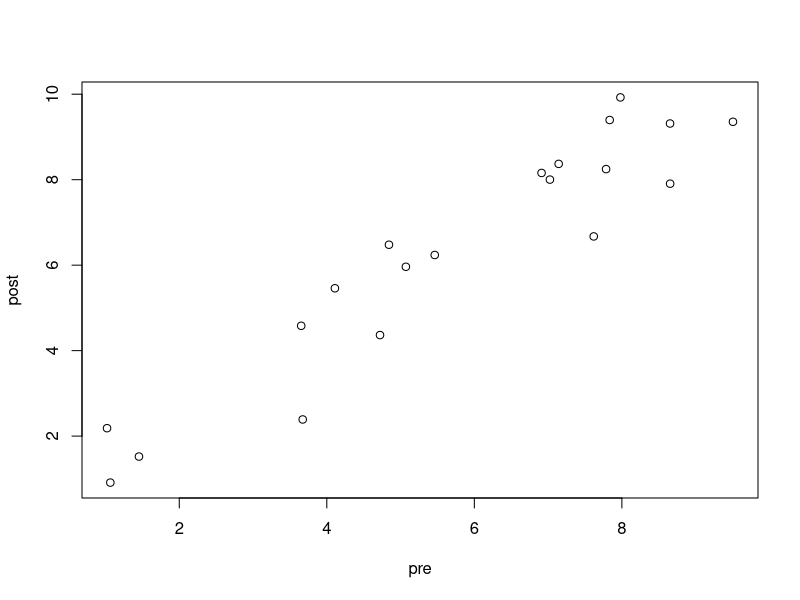
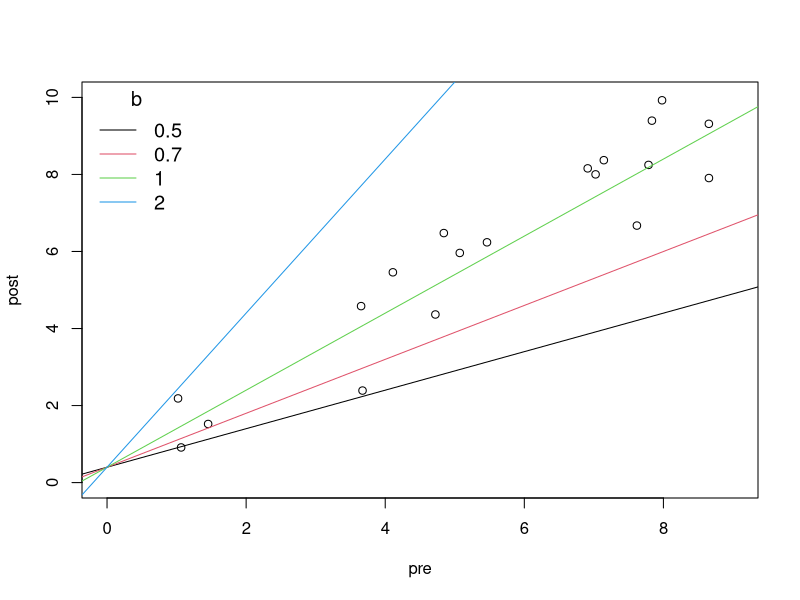
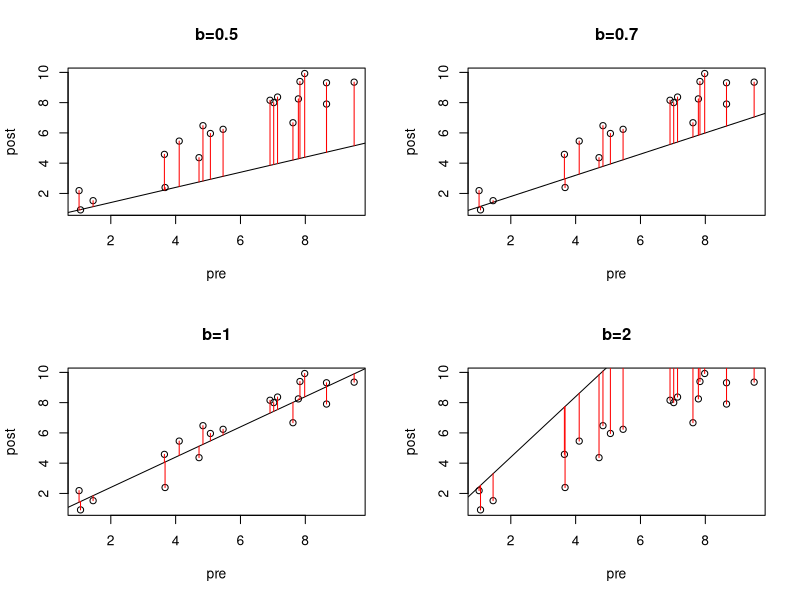
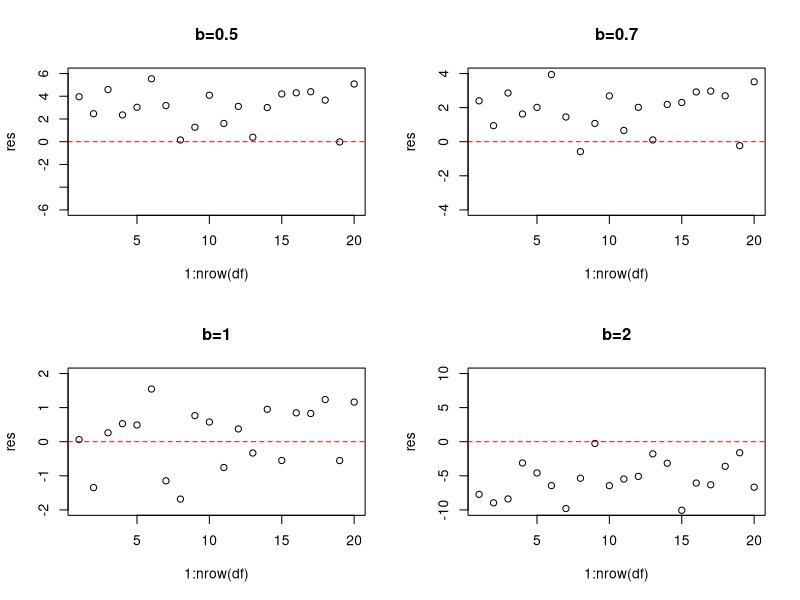
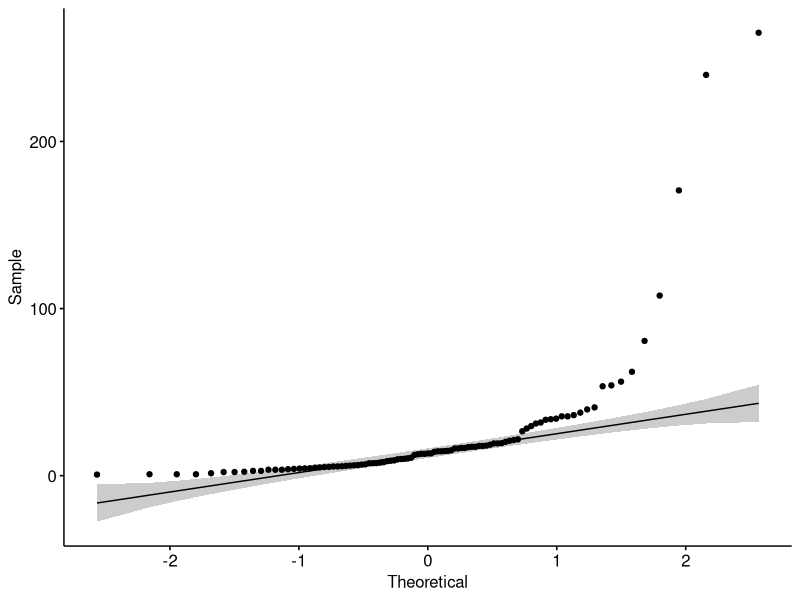
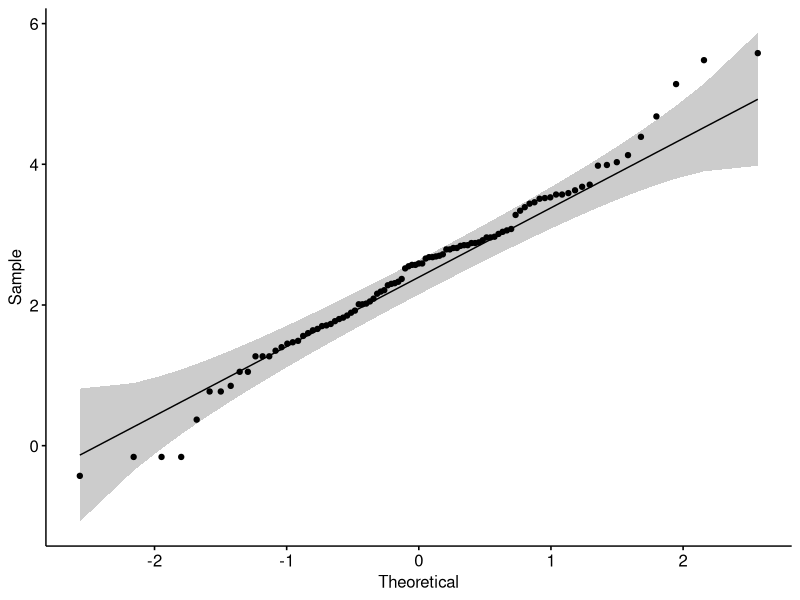

R code for these plots, in order: (Note: this script raises an error after producing the figures.)
## ---- chunk 1
knitr::opts_chunk$set(echo = TRUE)
## ---- chunk 2
# install.packages("pwr")
library(pwr)

### Effect size: magnitude of the effect under the alternative hypothesis
# The larger the effect size, the easier it is to detect an effect and require fewer samples
### Power: probability of correctly rejecting the null hypothesis if it is false
# The higher the power, the more likely it is to detect an effect if it is present and the more samples needed
# Standard setting for power is 0.80
### Significance level (alpha): probability of falsely rejecting the null hypothesis even though it is true
# The lower the significance level, the more likely it is to avoid a false positive and
# the more samples needed
# Standard setting for alpha is 0.05

?cor.test

### Correlation
?pwr.r.test
# r=correlation
# sig.level=significant level
# power=power of test

# effect size >>> 0.1=small, 0.3=medium, and 0.5 large

# Is there a correlation between hours studied and test score?
# assuming large correlation
pwr.r.test(r=0.5, sig.level=0.05, power=0.80)

# calculating power
pwr.r.test(n = 50, r=0.5, sig.level=0.05)
pwr.r.test(n = 10, r=0.5, sig.level=0.05)


### Two-sample t-test
?pwr.t.test
# d=effect size
# sig.level=significant level
# power=power of test
# type=type of test

# effect size >>> 0.2=small, 0.5=medium, and 0.8 large
# effect size calculation >>> Cohen's D

# Are the average body temperatures of women and men different?
# assuming medium effect size
pwr.t.test(d=0.5, sig.level=0.05, power=0.80, type="two.sample", alternative="two.sided")

# small effect size
pwr.t.test(d=0.2, sig.level=0.05, power=0.80, type="two.sample", alternative="two.sided")

# large effect size
pwr.t.test(d=0.8, sig.level=0.05, power=0.80, type="two.sample", alternative="two.sided")


# Is the average body temperature higher in women than in men?
pwr.t.test(d=0.5, sig.level=0.05, power=0.80, type="two.sample", alternative="greater")

### One-way ANOVA
?pwr.anova.test
# k=number of groups
# f=effect size
# sig.level=significant level
# power=power of test


# effect size >>> 0.1=small, 0.25=medium, and 0.4 large

# Is there a difference in disease incidence across 6 different cities?
# assuming small effect size
pwr.anova.test(k = 6 , f = 0.1 , sig.level = 0.05 , power = 0.80)


### Chi-squared test
?pwr.chisq.test
# w=effect size
# df=degrees of freedom
# sig.level=significant level
# power=power of test


# effect size >>> 0.1=small, 0.3=medium, and 0.5 large


# Does the observed proportions of phenotypes from a genetics experiment different from the expected 9:3:3:1?

# aassuming medium effect
# df = 4 (phenotypes) – 1 = 3
pwr.chisq.test(w=0.3, df=3, sig.level=0.05, power=0.80)


### Linear Regression
?pwr.f2.test
# u=numerator degrees of freedom
# v=denominator degrees of freedom
# f2=effect size
# sig.level=significant level
# power=power of test

# effect size >>> 0.02=small, 0.15=medium, and 0.35 large

# Can height, age, and time spent at the gym, predict weight in adult males?
# assuming medium effect size
(res <- pwr.f2.test(u = 3, f2 = 0.15, sig.level = 0.05, power = 0.8))
res$v + 4 #(tot. num. of variables)### Correlation
?pwr.r.test
# r=correlation
# sig.level=significant level
# power=power of test

# effect size >>> 0.1=small, 0.3=medium, and 0.5 large

# Is there a correlation between hours studied and test score?
# assuming large correlation
pwr.r.test(r=0.5, sig.level=0.05, power=0.80)

# calculating power
pwr.r.test(n = 50, r=0.5, sig.level=0.05)
pwr.r.test(n = 10, r=0.5, sig.level=0.05)


### Two-sample t-test
?pwr.t.test
# d=effect size
# sig.level=significant level
# power=power of test
# type=type of test

# effect size >>> 0.2=small, 0.5=medium, and 0.8 large
# effect size calculation >>> Cohen's D

# Are the average body temperatures of women and men different?
# assuming medium effect size
pwr.t.test(d=0.5, sig.level=0.05, power=0.80, type="two.sample", alternative="two.sided")

# small effect size
pwr.t.test(d=0.2, sig.level=0.05, power=0.80, type="two.sample", alternative="two.sided")

# large effect size
pwr.t.test(d=0.8, sig.level=0.05, power=0.80, type="two.sample", alternative="two.sided")


# Is the average body temperature higher in women than in men?
pwr.t.test(d=0.5, sig.level=0.05, power=0.80, type="two.sample", alternative="greater")

### One-way ANOVA
?pwr.anova.test
# k=number of groups
# f=effect size
# sig.level=significant level
# power=power of test


# effect size >>> 0.1=small, 0.25=medium, and 0.4 large

# Is there a difference in disease incidence across 6 different cities?
# assuming small effect size
pwr.anova.test(k = 6 , f = 0.1 , sig.level = 0.05 , power = 0.80)


### Chi-squared test
?pwr.chisq.test
# w=effect size
# df=degrees of freedom
# sig.level=significant level
# power=power of test


# effect size >>> 0.1=small, 0.3=medium, and 0.5 large


# Does the observed proportions of phenotypes from a genetics experiment different from the expected 9:3:3:1?

# aassuming medium effect
# df = 4 (phenotypes) – 1 = 3
pwr.chisq.test(w=0.3, df=3, sig.level=0.05, power=0.80)


### Linear Regression
?pwr.f2.test
# u=numerator degrees of freedom
# v=denominator degrees of freedom
# f2=effect size
# sig.level=significant level
# power=power of test

# effect size >>> 0.02=small, 0.15=medium, and 0.35 large

# Can height, age, and time spent at the gym, predict weight in adult males?
# assuming medium effect size
(res <- pwr.f2.test(u = 3, f2 = 0.15, sig.level = 0.05, power = 0.8))
res$v + 4 #(tot. num. of variables)
## ---- chunk 3
pre_post_df <- read.csv("../data/pre_post_data.csv")
dim(pre_post_df)
head(pre_post_df, 3)
## ---- chunk 4
plot(post~pre, data = pre_post_df)
## ---- chunk 5
plot(post~pre, data = pre_post_df, xlim = c(0, 9), ylim = c(0, 10))
# y = bx + a
abline(a = .4, b = .5, col = 1)
abline(a = .4, b = .7, col = 2)
abline(a = .4, b = 1, col = 3)
abline(a = .4, b = 2, col = 4)

legend("topleft", legend = c(.5, .7, 1, 2), title = "b", col = 1:4, cex = 1.2, bty = "n", lty = 1)
## ---- chunk 6
plot_residual_dist <- function(df, b, a =.4, col = 1) {
    plot(post~pre, data = df, main = paste0("b=", b))
    abline(a = a, b = b, col = col)
    segments(x0 = df$pre, y0 = df$post, x1 = df$pre, y1 = b * df$pre + a, col = "red")
}

par(mfrow = c(2, 2))
plot_residual_dist(pre_post_df, .5)
plot_residual_dist(pre_post_df, .7)
plot_residual_dist(pre_post_df, 1)
plot_residual_dist(pre_post_df, 2)
par(mfrow = c(1, 1))
## ---- chunk 7
plot_residual_vals <- function(df, b, a = .4) {
    preds <- b * df$pre + a
    res <- df$post - preds
    tmp <- round(max(abs(res)))
    plot(1:nrow(df), res, ylim = c(-tmp, tmp), main = paste0("b=", b))
    abline(h = 0, col = "red", lty = 2)
}

par(mfrow = c(2, 2))
plot_residual_vals(pre_post_df, 0.5)
plot_residual_vals(pre_post_df, 0.7)
plot_residual_vals(pre_post_df, 1)
plot_residual_vals(pre_post_df, 2)
par(mfrow = c(1, 1))
## ---- chunk 8
fit_simple <- lm(post~pre, pre_post_df)
summary(fit_simple)

# prediction
new_data <- data.frame(pre = c(3.2, 1.8, 8.2))
predict(fit_simple, new_data)
## ---- chunk 9
prca_df <- read.csv("../data/prostate_cancer.csv")

dim(prca_df)
head(prca_df, 3)

# turn categorical variables into factors
prca_df$invasion <- as.factor(prca_df$invasion)
prca_df$Gleason <- as.factor(prca_df$Gleason)

summary(prca_df)

## check normality of dependent variable
library(ggpubr)
ggqqplot(prca_df$PSA)
# the data quantiles deviates from the normal distribution quantiles
shapiro.test(prca_df$PSA)

# For this reason, take the natural log values of the PSA levels, and again test for normality
prca_df$log_PSA <- log(prca_df$PSA)
ggqqplot(prca_df$log_PSA)
shapiro.test(prca_df$log_PSA)
## ---- chunk 10
fit_gleason <- lm(log_PSA~Gleason, data = prca_df)
summary(fit_gleason)

# change reference level
?relevel()
prca_df$Gleason
prca_df$Gleason <- relevel(prca_df$Gleason, ref = "7")
prca_df$Gleason

fit_gleason2 <- lm(log_PSA~Gleason, data = prca_df)
summary(fit_gleason2)

prca_df$Gleason <- relevel(prca_df$Gleason, ref = "6")
## ---- chunk 11
fit_gleason3 <- lm(log_PSA~Gleason + age, data = prca_df)
summary(fit_gleason3)

fit_gleason4 <- lm(log_PSA~Gleason + I(age - min(age)), data = prca_df)
summary(fit_gleason4)

fit_gleason5 <- lm(log_PSA~Gleason * age, data = prca_df)
summary(fit_gleason5)
## ---- chunk 12
fit0 <- lm(log_PSA~vol + wt + age + BPH + invasion + penetration + Gleason, data = prca_df)
summary(fit0)

# equivalently
fit0 <- lm(log_PSA~. - PSA, data = prca_df)
summary(fit0)

## keeping only significant variables, fit final model
fit1 <- lm(log_PSA~vol + BPH + invasion + Gleason, data = prca_df)
summary(fit1)

# prediction
new_data <- data.frame(vol = 0.42, BPH = 1.8, invasion = "1", Gleason = "6")
predict(fit1, new_data)
## ---- chunk 13
par(mfrow = c(2, 2))
plot(fit_simple)
par(mfrow = c(1, 1))
## ---- chunk 14
plot(fit_simple, 4)
